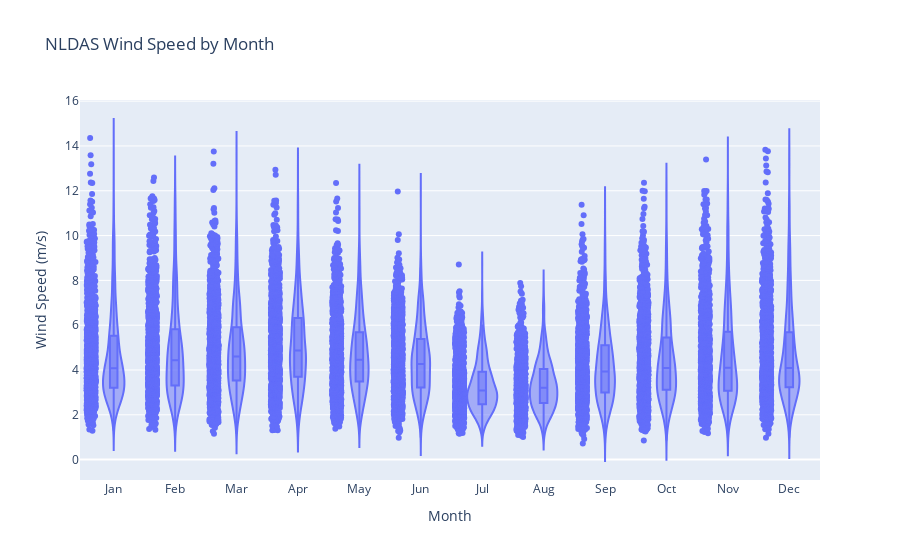

This figure's notebook cell:
### Code cell
# let's make a violin plot of wind speed for each month
fig = px.violin(merged_df, x=merged_df.index.month, y=['nldas_wind_spd'], box=True, points='all', title='NLDAS Wind Speed by Month', violinmode='o')
fig.update_layout(
    xaxis_title='Month',
    yaxis_title='Wind Speed (m/s)'
)
# update the xticks to be month names
fig.update_xaxes(
    tickvals=np.arange(1, 13),
    ticktext=['Jan', 'Feb', 'Mar', 'Apr', 'May', 'Jun', 'Jul', 'Aug', 'Sep', 'Oct', 'Nov', 'Dec']
)
fig

### Figure 1 — Plotly figure (JSON) as saved in the notebook; plotly's stock layout.template omitted (floating-point values rounded to 4 significant figures; data arrays with more than 128 entries replaced by an {"elided": "..."} marker saying what was removed)
{"data": [{"alignmentgroup": "True", "box": {"visible": true}, "hovertemplate": "x=%{x}<br>value=%{y}<extra></extra>", "legendgroup": "", "marker": {"color": "#636efa"}, "name": "", "offsetgroup": "", "orientation": "v", "points": "all", "scalegroup": "True", "showlegend": false, "type": "violin", "x": {"elided": "16534 int values"}, "x0": " ", "xaxis": "x", "y": {"elided": "16534 float values"}, "y0": " ", "yaxis": "y"}], "layout": {"legend": {"tracegroupgap": 0}, "title": {"text": "NLDAS Wind Speed by Month"}, "violinmode": "group", "xaxis": {"anchor": "y", "domain": [0, 1], "ticktext": ["Jan", "Feb", "Mar", "Apr", "May", "Jun", "Jul", "Aug", "Sep", "Oct", "Nov", "Dec"], "tickvals": [1, 2, 3, 4, 5, 6, 7, 8, 9, 10, 11, 12], "title": {"text": "Month"}}, "yaxis": {"anchor": "x", "domain": [0, 1], "title": {"text": "Wind Speed (m/s)"}}}}
